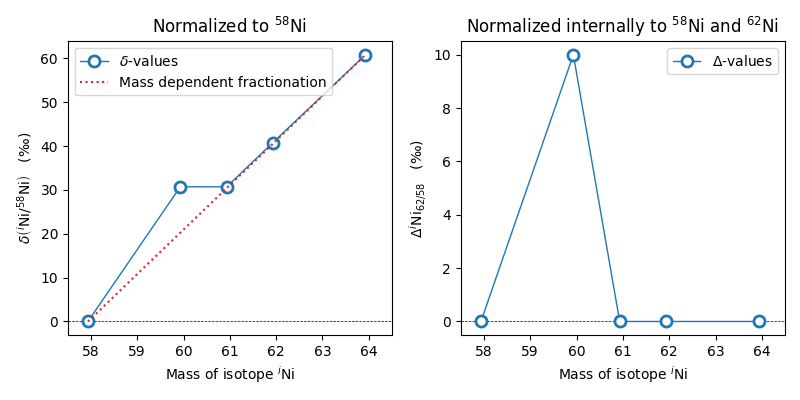

Reproduce this figure in Python.
"""Create figure for internal normalization background information."""

import matplotlib.pyplot as plt

from iniabu import ini

# Create Ni abundances
ni_isos = ini.iso[["Ni-58", "Ni-60", "Ni-61", "Ni-62", "Ni-64"]]
ni_abu = ni_isos.abu_solar

# create a mass dependent fractionation of 10 per mille per amu
mf_facs = (ni_isos.mass / ini.iso["Ni-58"].mass) ** 0.6

# mass fractionated nickel abundances
ni_abu_mf = ni_abu * mf_facs

# now add another 10 per mille to Ni60
ni_abu_mf[1] *= 1.01

# ### REGULAR NORMALIZATION ###

# calculate delta value with respect to Ni58
ni_delta = ini.iso_delta("Ni", "Ni-58", ni_abu_mf / ini.iso["Ni-58"].abu_solar)
# plot the abundance vs the mass number
fig, ax = plt.subplots(1, 2, figsize=(8, 4))
ax[0].plot(
    ni_isos.mass,
    ni_delta,
    "-o",
    mfc="w",
    mew=2.0,
    linewidth=1,
    ms=8,
    label=r"$\delta$-values",
)
# define x limit
xlim = (57.5, 64.5)
# horizontal line
ax[0].hlines(0, xlim[0], xlim[1], linestyles="--", colors="k", linewidth=0.5)
# calculate fractionation trend line
xfrac = [ini.iso["Ni-58"].mass, ini.iso["Ni-64"].mass]
yfrac = [0.0, (mf_facs[-1] - 1) * 1000]
ax[0].plot(xfrac, yfrac, "tab:red", linestyle=":", label="Mass dependent fractionation")
# set styles
ax[0].set_xlim(xlim)
ax[0].legend(loc="upper left")
ax[0].set_title("Normalized to $^{58}$Ni")
ax[0].set_xlabel("Mass of isotope $^{i}$Ni")
ax[0].set_ylabel("$\\delta\\left(^{i}\\mathrm{Ni}/^{58}\\mathrm{Ni} \\right)$   (‰)")

# ### INTERNAL NORMALIZATION ###
ni_int_norm = ini.iso_int_norm(
    "Ni",
    ("Ni-58", "Ni-62"),
    ni_abu_mf,
    (ni_abu_mf[0], ni_abu_mf[3]),
    delta_factor=1000,
    law="exp",
)
# # make the plot
ax[1].plot(
    ni_isos.mass,
    ni_int_norm,
    "-o",
    mfc="w",
    mew=2.0,
    linewidth=1,
    ms=8,
    label=r"$\Delta$-values",
)
# horizontal line
ax[1].hlines(0, xlim[0], xlim[1], linestyles="--", colors="k", linewidth=0.5)
# set styles
ax[1].set_xlim(xlim)
ax[1].legend()
ax[1].set_title("Normalized internally to $^{58}$Ni and $^{62}$Ni")
ax[1].set_xlabel("Mass of isotope $^{i}$Ni")
ax[1].set_ylabel("$\\Delta^{i}\\mathrm{Ni}_{62/58}$   (‰)")

fig.tight_layout()
# fig.show()
fig.savefig("int_norm.png")
